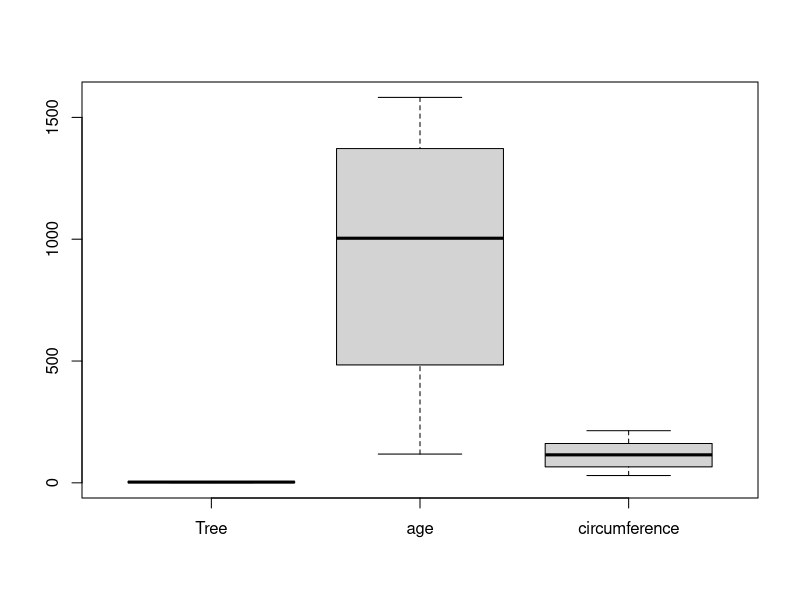
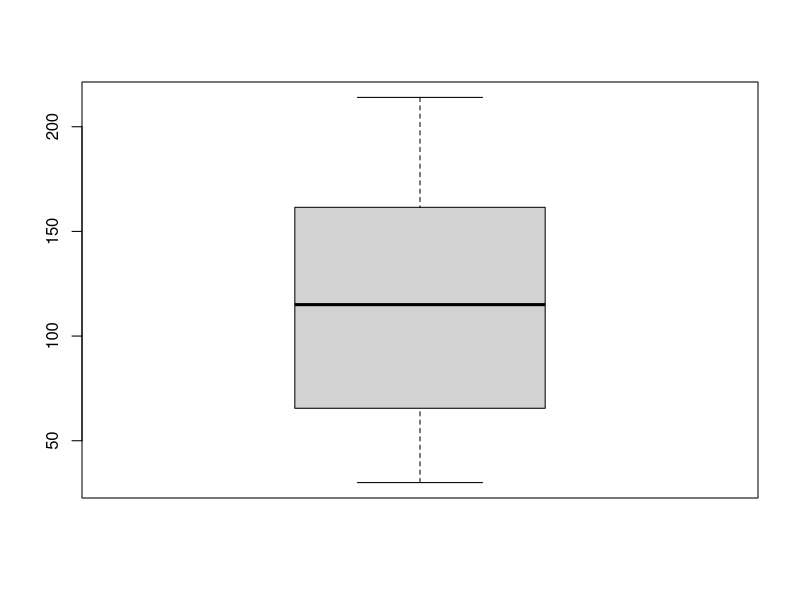

Recreate these plots in R, in order. (Note: this script raises an error after producing the figures.)
install.packages('dplyr', dependencies = TRUE)
install.packages('ggplot2', dependencies = TRUE)

data("Orange")
help("Orange")

Orange
class(Orange)
str(Orange)
summary(Orange)
boxplot(Orange)
boxplot(Orange$circumference)

help.start()
help(diff)
RSiteSearch("diff")
example(diff)
help.search("Cars")
apropos("foot")
help("citFooter")

data()
library()

install.packages("Matrix")
exp(log(sin(1/2),base=7)-atan(sqrt(1+cos(0.05))))

x = c(1, 8, 2, 6, 3, 8, 5, 5, 5, 5) # створення вектора x
x

y<-x[x>=5 & x<=6] 
y
sum(y) # сума компонент вектора
prod(y) # добуток компонент вектора
diff(y) # різниця між сусідніми компонентами вектора.


z<-seq(-15,100,by=5) 
x<-replace(z,z%%10==0,c(0)) #заміна компонент вектора, які кратні 10, на 0
x
y<-x[x>mean(x)] #виділення тих компонент вектора, які більші за середнє значення вектора х.
y
sum(y) #сума компонент вектора у


vect<-c(-3,5,6,7,8,9,4,-4,-6,7,8,12,80,-5,0,6,21,-3,7,10) #створення вектора з парною кількістю елементів
M1<-matrix(vect,nrow=2) #створення з елементів вектору vect матриці з двома рядками.
M1
M2<-matrix(vect,ncol=2) #створення з елементів вектору vect матриці з двома стовпчиками
M2



vec <- numeric(18) #створення порожнього вектору з 18 елементів.
dim(vec)<-c(3,6) #задання розмірності для майбутньої матриці (3 рядка, 6 стовпчиків).
A <- edit(vec) #введення даних в матрицю з клавіатури
A
A*A #поелементне множення матриць



vect1<-c(0,3,2,9,-5,6,0,5,7,3,-3,0) #введення даних у вектор
B<-matrix(vect1,nrow = 3, ncol = 4, byrow = TRUE) #створення матриці з 3 рядками і 4 стовпчиками
B
C<-t(B) #транспонування матриці.
C
D<-B%*%C
D
A<-C%*%B
A

solve(D)


vec <- numeric(16)
dim(vec)<-c(4,4)
A <- edit(vec)
A
diag(A)<-replace(diag(A), diag(A)> mean(A), c(0)) #заміна діагональних елементів матриці, що більші за середнє значення елементів матриці, на 0
A
a<-c(0,3,-2)
a
y<-solve(A,a) #розв’язання лінійного рівняння.
y

vect<-c(-3,5,6,7,8,9,4,-4,-6,7,8,12,80,-5,0,6,21,-3,7,10) #створення вектора
vect
g<-quantile(vect,c(0,0.25,0.5,0.75,1)) # створення вектора, значеннями якого є квартілі вектора vect
g
u<-cut(vect,breaks=g,labels=c('Перший', 'Другий', 'Третій', 'Четвертий'),
       include.lowest=TRUE) #поділ на інтервали, кінцями інтервалів є квартілі, останній параметр дозволяє уникнути значення NA для -6
u

vik<-c(21,18,76,35,72,29,45,67,43,23,25,87,45,24,25) #створення вектора.
x<-sample(c(0,1),15,replace=TRUE)#створення вектора, який складається з 1 і 0 (всього 15).
x
mean(vik) #середній вік пацієнтів

x<-c(mean(Loblolly$height[Loblolly$age<10]),mean(Loblolly$height[Loblolly$age>10&Loblolly$age<16]),mean(Loblolly$height[Loblolly$age>15&Loblolly$age<21]),mean(Loblolly$height[Loblolly$age>20]))
# числовий вектор, який складається з середньої висоти дерева для таких категорій віку сосни: до 10 років, 10-15, 16-20, більше 20
x


h301<-Loblolly$height[Loblolly$Seed==301] #формування вектору даних, які відповідають висоті древ з насіння типу 301. 
a301<-Loblolly$age[Loblolly$Seed==301] #запис у вектор даних, які відповідають віку древ насіння типу 301
a315<-Loblolly$age[Loblolly$Seed==315] #запис у вектор даних, які відповідають віку древ насіння типу 315. 
h315<-Loblolly$height[Loblolly$Seed==315] #запис у вектор даних, які відповідають висоті древ з насіння типу 315
plot(a301,h301,type='l',lty=5,col='green',ylab='Висота дерева', xlab="Вік дерева", main="Графік залежності висоти дерева від віку") #побудова графіку залежності висоти дерев типу 301 від віку
lines(a315,h315, add=T,col = "violet") #побудова графіку залежності висоти дерев типу 315 від віку





library(dplyr)
library(ggplot2)

flats<-read.csv("flats.csv", stringsAsFactors = FALSE, encoding = "UTF-8")


class(flats)
str(flats)

?read.csv

flats <- read.csv("flats.csv", stringsAsFactors=FALSE, dec= ",")
str(flats)

dim(flats)
head(flats)
tail(flats)
names((flats))


str(flats)
summary(flats)

glimpse(flats)

count(flats, Місто)


flats %>%
count(Місто) %>%
arrange(n)


flats %>%
filter(Місто != "Києво-Святошинський") %>%
filter(Кімнат == 3) %>%
count(Місто) %>%
arrange(desc(n)) # arrange – сортування, desc – спадаючий порядок


flats %>%
filter(Кімнат == 2) %>%
filter(Місто != "Києво-Святошинський") %>%
count(Місто) %>%
arrange(desc(n))


ggplot(flats, aes(x=Кімнат)) +geom_bar(fill="lightblue",col="grey") +   ylab('Кількість')

p <- ggplot(flats, aes(x=Загальна_площа)) +  geom_bar(fill="lightblue", col="grey") + ylab('Кількість')
p

library(ggplot2)
ggplot(flats, aes(x=Загальна_площа, y=Ціна)) +  geom_point()





